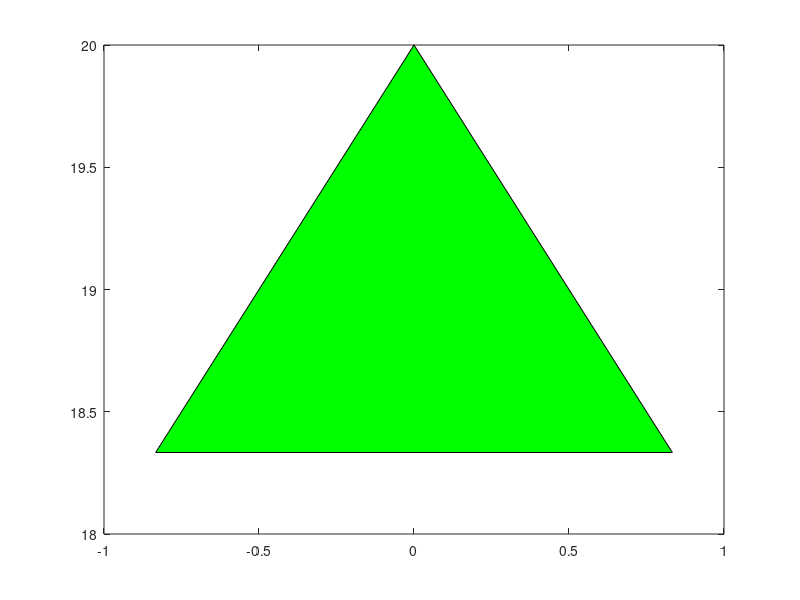

Write the MATLAB code that produced this figure.
% *** gen ***
%==========================================================================
% It generates input data for a rectangular cross-section cantilevr beam:
%   L  - beam length
%   H  - cross-section height
%   th - cross-section width
%   E  - Young modulus
%   nu - Poison ratio
%   nL - number of elements on beam lenght
%   nH - number of elements on beam height
%   F  - Force acting on the free end
%==========================================================================
% x,y    tables that contain the nodal coordinates
%
% elem  table contains element nodes
%       [node1  node2  node3  node4 
%       [node1  node2  node3  node4 
%        :      :      :      :    ]
%               
% cond  table contains nodal constraints
%       (dir=1 - x direction, dir=2 - y direction)
%       [node1  dir1
%        node2  dir2
%        :      :   ]
%
% forze table contains nodal loads
%       [node1  direction1  force1
%        node2  direction2  force2
%        :      :     :           :     ]
%==========================================================================
L=400;
H=20;
th=5;
E=1000;
nu=0.3;
F=100; 

nL=60;
nH= 8;
%========================================
% Generation of the table "x"
dH=H/nH;
dL=L/nL;
nnd=(nL+1)*(nH+1);          % number of nodes
nel=nL*nH;                  % number of finite elements
neq=2*nnd;                  % number of equations (DOFs)
elem=zeros(nel,4);
inod=0;
xx=0;
for i=1:nL+1
   yy=0;
   for j=1:nH+1
      inod=inod+1;
      x(inod,1)=xx;
      y(inod,1)=yy;
      yy=yy+dH;
   end
   xx=xx+dL;
end
x0=x; y0=y;
%========================================
% Generation of the table "elem"
iel=0;
inod=0;
for i=1:nL
    for j=1:nH
        j1=rem(j,2);
        inod=inod+1;
        iel=iel+1;
        elem(iel,:)=[inod   inod+nH+1  inod+nH+2  inod+1];
   end
   inod=inod+1;
end
%========================================
% Generation of the table "cond"
ic=0;
for i=1:nH+1
    ic=ic+1;
    cond(ic,1)=i;
    cond(ic,2)=1;
    ic=ic+1;
    cond(ic,1)=i;
    cond(ic,2)=2;
end
%========================================
% Generation of the table "forze"
dF=F/nH;
for i=1:nH+1
   forze(i,1)=nnd+1-i;
   forze(i,2)=2;
   forze(i,3)=-dF;
   if i==1 | i==nH+1
      forze(i,3)=-dF/2;
   end
end
%========================================
% Plot the mesh
axis('equal')
patch('Vertices',[x y],'Faces',elem(:,1:4),'Facecolor',[1 1 1],'linewidth',0.75,'edgecolor','b')
grid on
nd=nnd-nH:nnd;
ln=length(nd);
quiver(x(nd),y(nd),zeros(ln,1),-3.5*dH*ones(ln,1),'r','linewidth',1.5)
for i=1:nH+1
    xt=x(i); yt=y(i);
    fill([xt xt-dH/1.5 xt-dH/1.5],[yt yt+dH/3 yt-dH/3],'g')
    fill([xt xt-dH/3 xt+dH/3],[yt yt-dH/1.5 yt-dH/1.5],'g')
end   
drawnow
